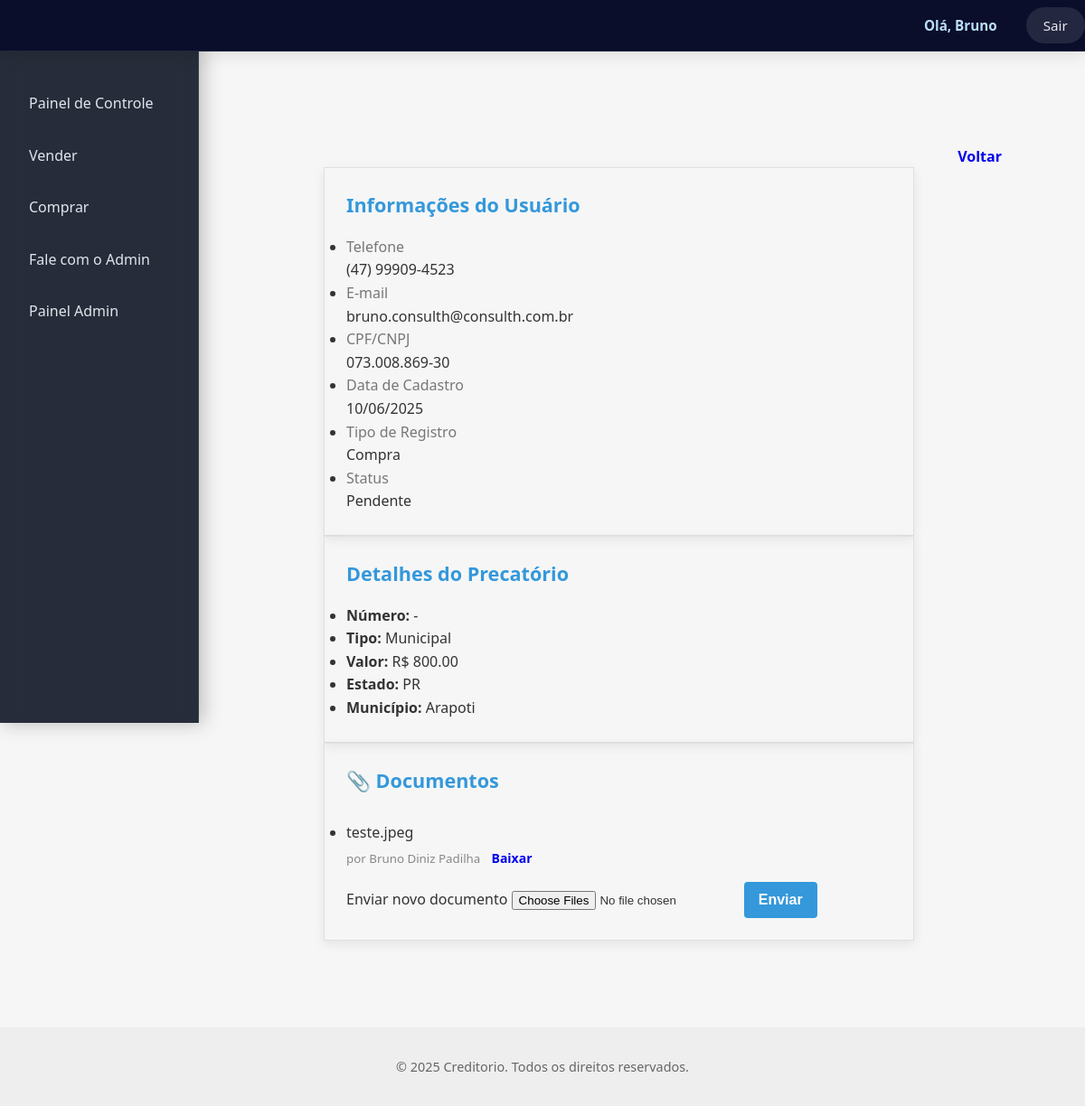
/precatorio/11 (signed in), run on the app's committed database.
### app/models.py (models this page shows, shortened)
class Usuario(UserMixin, db.Model):
    __tablename__ = 'usuario'
    id = db.Column(db.Integer, primary_key=True)
    nome = db.Column(db.String(100), nullable=False)
    email = db.Column(db.String(100), unique=True, nullable=False)
    cpf_cnpj = db.Column(db.String(20), unique=True, nullable=False)
    telefone = db.Column(db.String(20), nullable=False)
    senha_hash = db.Column(db.String(128), nullable=False)
    tipo = db.Column(db.String(20), default='usuario')
    ativo = db.Column(db.Boolean, default=True)
    saldo = db.Column(db.Float, default=0.0)
    data_cadastro = db.Column(db.DateTime, default=datetime.utcnow)
    precatorios_comprados = db.relationship(
        'Precatorio',
        foreign_keys='Precatorio.comprador_id',
        backref='comprador_user',
        lazy=True
    )

class Precatorio(db.Model):
    __tablename__ = 'precatorio'
    id = db.Column(db.Integer, primary_key=True)
    numero = db.Column(db.String(50))  # Número do precatório (opcional)
    tipo = db.Column(db.String(50), nullable=False)
    tipo_entrada = db.Column(db.String(20), nullable=False)  # 'compra' ou 'venda'
    nome = db.Column(db.String(100), nullable=False)
    cpf_cnpj = db.Column(db.String(20), nullable=False)
    telefone = db.Column(db.String(20), nullable=False)
    email = db.Column(db.String(120), nullable=False)
    valor = db.Column(db.Float, nullable=False)
    estado = db.Column(db.String(2))
    municipio = db.Column(db.String(100))
    status = db.Column(db.String(20), default='Pendente')  # ex: Pendente, Em análise, Fechado
    vendido = db.Column(db.Boolean, default=False)
    data_cadastro = db.Column(db.DateTime, default=datetime.utcnow)
    comprador_id = db.Column(db.Integer, db.ForeignKey('usuario.id'), nullable=True)
    usuario_id = db.Column(db.Integer, db.ForeignKey('usuario.id'), nullable=True)
    usuario = db.relationship('Usuario', foreign_keys=[usuario_id], backref='precatorios_criados')

class Documento(db.Model):
    id = db.Column(db.Integer, primary_key=True)
    nome_arquivo = db.Column(db.String(255), nullable=False)
    caminho = db.Column(db.String(500), nullable=False)
    data_upload = db.Column(db.DateTime, default=datetime.utcnow)
    usuario_id = db.Column(db.Integer, db.ForeignKey('usuario.id'), nullable=False)
    precatorio_id = db.Column(db.Integer, db.ForeignKey('precatorio.id'), nullable=False)
    usuario = db.relationship('Usuario', backref='documentos')
    precatorio = db.relationship('Precatorio', backref='documentos')

### app/routes.py (the view)
@main_bp.route('/precatorio/<int:id>')
@login_required
def detalhar_precatorio(id):
    precatorio = Precatorio.query.get_or_404(id)
    documentos = Documento.query.filter_by(precatorio_id=id).all()
    return render_template('detalhar_precatorio.html', precatorio=precatorio, documentos=documentos)

### app/templates/detalhar_precatorio.html (shortened to what this page needs)
{% extends "base.html" %}
{% block content %}
<div class="dashboard-layout">
  {% include 'partials/sidebar.html' %}
  <section class="dashboard-content py-6 px-4 grid grid-cols-1 md:grid-cols-3 gap-6">
    <div class="bg-white shadow rounded-2xl p-5 border">
      <h4 class="font-semibold mb-4">Informações do Usuário</h4>
      <ul class="text-sm text-gray-700 space-y-3">
        <li class="flex items-center gap-3">
          <div>
            <div class="text-gray-500 text-xs">Telefone</div>
            <div>{{ precatorio.telefone }}</div>
          </div>
        </li>
        <li class="flex items-center gap-3">
          <div>
            <div class="text-gray-500 text-xs">E-mail</div>
            <div>{{ precatorio.email }}</div>
          </div>
        </li>
        <li class="flex items-center gap-3">
          <div>
            <div class="text-gray-500 text-xs">CPF/CNPJ</div>
            <div>{{ precatorio.cpf_cnpj }}</div>
          </div>
        </li>
        <li class="flex items-center gap-3">
          <div>
            <div class="text-gray-500 text-xs">Data de Cadastro</div>
            <div>{{ precatorio.data_cadastro.strftime('%d/%m/%Y') }}</div>
          </div>
        </li>
        <li class="flex items-center gap-3">
          <div>
            <div class="text-gray-500 text-xs">Tipo de Registro</div>
            <div>{{ precatorio.tipo_entrada|capitalize }}</div>
          </div>
        </li>
        <li class="flex items-center gap-3">
          <div>
            <div class="text-gray-500 text-xs">Status</div>
            <div>{{ precatorio.status }}</div>
          </div>
        </li>
      </ul>
    </div>
    <div class="bg-white shadow rounded-2xl p-4">
      <h4 class="font-semibold mb-3 text-primary">Detalhes do Precatório</h4>
      <ul class="text-sm text-gray-700">
        <li><strong>Número:</strong> {{ precatorio.numero or '-' }}</li>
        <li><strong>Tipo:</strong> {{ precatorio.tipo }}</li>
        <li><strong>Valor:</strong> R$ {{ '%.2f' | format(precatorio.valor) }}</li>
        <li><strong>Estado:</strong> {{ precatorio.estado or '-' }}</li>
        <li><strong>Município:</strong> {{ precatorio.municipio or '-' }}</li>
      </ul>
    </div>
    <div class="bg-white shadow rounded-2xl p-4">
      <h4 class="font-semibold mb-3 text-primary">📎 Documentos</h4>
      {% if precatorio.documentos %}
      <ul class="text-sm divide-y">
        {% for doc in precatorio.documentos %}
        <li class="py-2 flex justify-between items-center">
          <span>
             {{ doc.nome_arquivo }}<br>
            <small class="text-muted">por {{ doc.usuario.nome if doc.usuario else 'Anônimo' }}</small>
          </span>
          <a href="{{ url_for('main.download_documento', id=doc.id) }}" class="btn btn-sm btn-outline-primary">Baixar</a>
        </li>
        {% endfor %}
      </ul>
      {% else %}
      <p class="text-muted text-sm">Nenhum documento enviado ainda.</p>
      {% endif %}
      <form method="POST" action="{{ url_for('main.upload_documento', id=precatorio.id) }}" enctype="multipart/form-data" class="mt-4">
        <label class="block mb-2 text-sm font-medium">Enviar novo documento</label>
        <input type="file" name="documentos" accept=".pdf,.png,.jpg,.jpeg" multiple required class="form-control mb-2">
        <button type="submit" class="btn btn-primary">Enviar</button>
      </form>
    </div>
  </section>
  <div class="px-4 py-6">
    <a href="{{ request.referrer or url_for('main.dashboard') }}" class="btn btn-outline-secondary">Voltar</a>
  </div>
</div>
{% endblock %}

### app/templates/base.html (shortened to what this page needs)
<!DOCTYPE html>
<html lang="pt-BR">
<head>
  <link rel="stylesheet" href="{{ url_for('static', filename='css/style.css') }}">
</head>
<body>
<header class="site-header">
  <div class="header-container">
    <nav class="topnav">
      <ul>
        {% if current_user.is_authenticated %}
          <li>Olá, {{ current_user.nome.split(' ')[0] }}</li>
          <li><a href="{{ url_for('auth.logout') }}" class="logout-btn">Sair</a></li>
        {% else %}
          <li><a href="{{ url_for('auth.login') }}">Login</a></li>
          <li><a href="{{ url_for('auth.cadastro') }}">Cadastrar</a></li>
        {% endif %}
      </ul>
    </nav>
  </div>
</header>
  <main class="container main-content">
    {% block content %}{% endblock %}
  </main>
  <footer class="site-footer">
    <div class="container">
      <p>© 2025 Creditorio. Todos os direitos reservados.</p>
    </div>
  </footer>
</body>
</html>

### app/static/css/style.css (style rules this page uses)
:root { --primary-color: #003366; --primary-dark: #002244; --secondary-color: #ff6f61; --success-color: #28a745; --success-dark: #218838; --danger-color: #dc3545; --danger-dark: #c82333; --info-color: #004080; --blue-light: #415A77; --white: #ffffff; --light-gray: #f6f6f6; --gray: #e0e0e0; --dark-gray: #333; --text-color: #333; --text-light: #666; --text-muted: #888; --glass-dark: rgba(16, 23, 37, 0.9); --sidebar-text: #E0E6ED; --shadow-sm: 0 4px 12px rgba(0, 0, 0, 0.08); --shadow-md: 0 10px 30px rgba(0, 0, 0, 0.15); --shadow-lg: 0 4px 20px rgba(0, 0, 0, 0.2); --sidebar-shadow: 4px 0 20px rgba(0, 0, 0, 0.25); --border-radius-sm: 4px; --border-radius-md: 8px; --border-radius-lg: 12px; --border-radius-xl: 12px; --transition: all 0.3s ease; --transition-fast: all 0.2s ease; --space-sm: 0.5rem; --space-md: 1rem; --space-lg: 1.5rem; --space-xl: 2rem; }
* { box-sizing: border-box; margin: 0; padding: 0; }
body { font-family: 'Segoe UI', Roboto, 'Helvetica Neue', Arial, sans-serif; background: var(--light-gray); color: var(--text-color); line-height: 1.6; }
body, html { margin: 0; padding: 0; height: 100%; width: 100%; }
.text-muted { color: var(--text-muted); }
.container { max-width: 1080px; margin: 0 auto; padding: var(--space-md); }
.main-content { padding: 6rem var(--space-md) 2rem; }
:root { --primary-color: #3498db; --primary-dark: #2980b9; --secondary-color: #6c757d; --success-color: #2ecc71; --success-dark: #27ae60; --danger-color: #e74c3c; --danger-dark: #c0392b; --white: #ffffff; --space-sm: 0.5rem; --space-md: 1rem; --space-lg: 1.5rem; --border-radius-sm: 4px; --border-radius-md: 6px; --border-radius-lg: 8px; --transition: all 0.3s ease; }
.btn { display: inline-flex; align-items: center; justify-content: center; padding: var(--space-sm) var(--space-md); font-size: 1rem; font-weight: 600; line-height: 1.5; border: none; border-radius: var(--border-radius-sm); cursor: pointer; transition: var(--transition); text-align: center; text-decoration: none; position: relative; overflow: hidden; white-space: nowrap; }
.btn-primary { background-color: var(--primary-color); color: var(--white); }
.btn-sm { padding: 0.25rem 0.5rem; font-size: 0.875rem; }
.site-header { background: linear-gradient(135deg, #0a0e2a 100%, #1a237e 0%); box-shadow: 0 4px 20px rgba(0, 0, 0, 0.1); position: sticky; top: 0; z-index: 1000; border-bottom: 1px solid rgba(255, 255, 255, 0.1); }
.header-container { max-width: 1200px; margin: 0 auto; }
.topnav { display: flex; justify-content: flex-end; padding: 0.5rem 0; }
.topnav ul { display: flex; align-items: center; gap: 2rem; margin: 0; padding: 0; list-style: none; }
.topnav li { position: relative; color: rgba(255, 255, 255, 0.9); font-size: 0.95rem; font-weight: 500; }
.topnav a { color: rgba(255, 255, 255, 0.9); text-decoration: none; transition: all 0.3s ease; padding: 0.5rem 0; display: inline-block; position: relative; }
.topnav a::after { content: ''; position: absolute; bottom: 0; left: 0; width: 0; height: 2px; background: #64b5f6; transition: width 0.3s ease; }
.logout-btn { background: rgba(255, 255, 255, 0.1); padding: 0.5rem 1.2rem !important; border-radius: 50px; transition: all 0.3s ease; }
.topnav li:first-child { margin-right: auto; font-weight: 600; color: #bbdefb; }
.site-footer { background: #eee; text-align: center; padding: var(--space-md) 0; font-size: 0.9rem; color: var(--text-light); margin-top: var(--space-xl); }
.dashboard-content .bg-white.shadow.rounded-2xl { box-shadow: var(--shadow-sm); border: 1px solid var(--gray); padding: var(--space-lg); }
.dashboard-layout { display: flex; min-height: 100vh; font-family: 'Segoe UI', Roboto, 'Helvetica Neue', sans-serif; width: 100%; }
.dashboard-content { flex: 1; padding: 2rem; margin-left: 250px; }
.dashboard-content .bg-white.shadow.rounded-2xl h4 { font-size: 1.35rem; font-weight: 600; color: var(--primary-color); margin-bottom: var(--space-md); }
.dashboard-content .text-gray-500.text-xs { font-weight: 500; color: #777; }
.dashboard-content .text-sm.divide-y li { padding-top: 0.75rem; padding-bottom: 0.75rem; border-bottom: 1px solid #eee; }
.dashboard-content .text-sm.divide-y li:last-child { border-bottom: none; }

### data on the page
Usuario: nome "Bruno"
Precatorio: telefone "(47) 99909-4523", email "bruno.consulth@consulth.com.br", cpf_cnpj "073.008.869-30", data_cadastro "10/06/2025", tipo_entrada "Compra", status "Pendente", numero "-", tipo "Municipal", valor "800.00", estado "PR", municipio "Arapoti"
Documento: nome_arquivo "teste.jpeg", usuario "Bruno Diniz Padilha"
